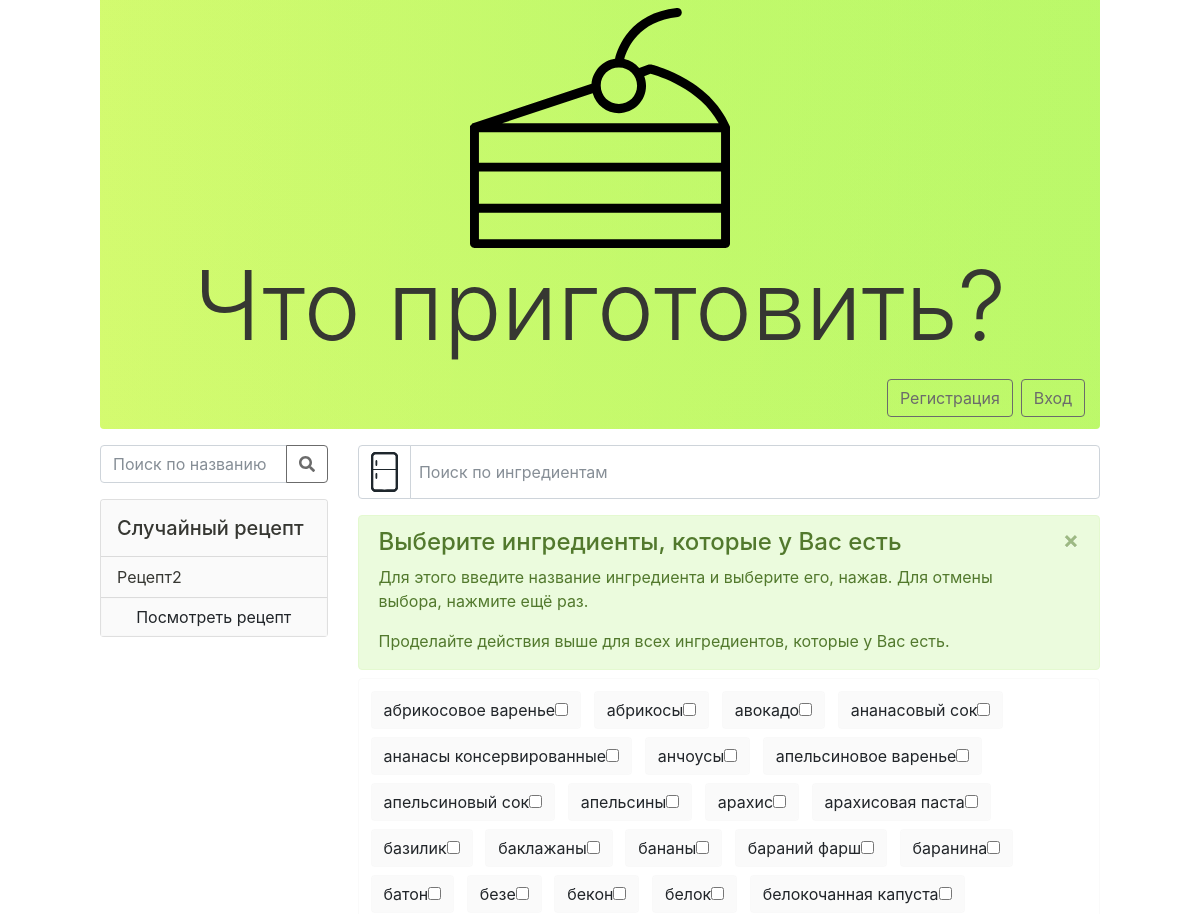
The app's page / (upper part), older data.
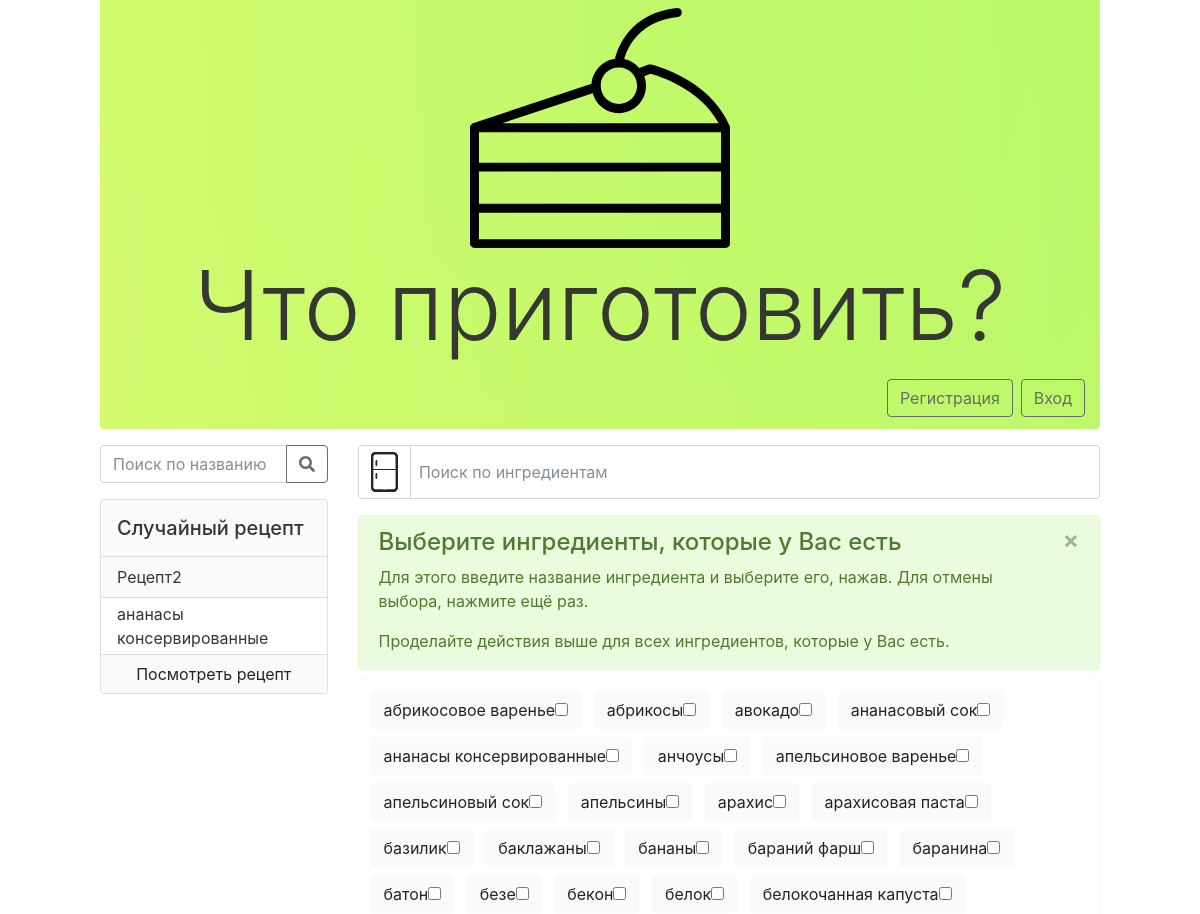
The same page, newer data.
### ladybugs/models.py (models this page shows, shortened)
class Recipes(models.Model):
    ingredients = models.ManyToManyField('Ingredients', max_length=150, through='RecipesInside', through_fields=('recipe','ingredient'))
    title = models.CharField(max_length=150)
    value = models.CharField(max_length=150)
    complexity = models.IntegerField(choices=(
        (1,'Легко'),
        (2,'Средне'),
        (3,'Сложно'),
    ),default=2)
    speed = models.IntegerField(choices=(
        (1,'Очень медленно'),
        (2,'Медленно'),
        (3,'Быстро'),
        (4,'Очень быстро'),
    ),default=3)
    meal_time = models.IntegerField(choices=(
        (0,'Перекус'),
        (1,'Завтрак'),
        (2,'Обед'),
        (3,'Ужин'),
    ),default=0)
    user = models.ForeignKey('auth.User', on_delete=models.CASCADE, max_length=50,
                             default=User.objects.get(username='admin').id)

class Ingredients(models.Model):
    id = models.IntegerField(primary_key=True)
    name = models.CharField(max_length=150)

class RecipesInside(models.Model):
    recipe = models.ForeignKey(Recipes,on_delete=models.CASCADE)
    ingredient = models.ForeignKey(Ingredients,on_delete=models.CASCADE)
    amount = models.CharField(max_length=64)

### ladybugs/views.py (the view)
# urls.py: path('', views.main_page),
def main_page(request):
    random_recipes = Recipes.objects.order_by('?')
    random_recipes = random_recipes[:1]
    if request.method == 'POST':
        which_act = request.GET["act"]
        if which_act == "1":
            post = dict(request.POST)
            try:
                ing_ids = [int(i) for i in post['ingredients']]
            except KeyError:
                return redirect('/')
            recipes = Recipes.objects.exclude(ingredients__id__in=Ingredients.objects.exclude(id__in=ing_ids).values_list('id',flat=True))
            try:
                comp = [int(i) for i in post['comp']]
                recipes = recipes.filter(complexity__in=comp)
            except:
                pass
            try:
                meal = [int(i) for i in post['meal']]
                recipes = recipes.filter(meal_time__in=meal)
            except:
                pass
            try:
                speed = [int(i) for i in post['speed']]
                recipes = recipes.filter(speed__in=speed)
            except:
                pass
            return render(request, 'main.html',
                          {"name": get_user(request).get_username(), 'ingredients': Ingredients.objects.all(),
                           'recipes': recipes, 'random_recipes': random_recipes})
        elif which_act == "2":
            search = request.POST['recipe_title_search']
            recipes = Recipes.objects.filter(title__icontains=search) or Recipes.objects.filter(title__icontains=search.capitalize())
            return render(request, 'main.html',
                          {"name": get_user(request).get_username(), 'ingredients': Ingredients.objects.all(),
                           'recipes': recipes, 'random_recipes': random_recipes})
        else:
            return render(request, 'main.html',
                          {"name": get_user(request).get_username(), 'ingredients': Ingredients.objects.all(),
                           'random_recipes': random_recipes})
    else:
        return render(request, 'main.html',
                          {"name": get_user(request).get_username(), 'ingredients': Ingredients.objects.all(),
                           'random_recipes': random_recipes})

### templates/main.html (shortened to what this page needs)
<!DOCTYPE html>
<html>
<head>
    <link rel="stylesheet" href="/static/css/styles.css">
    <link rel="stylesheet" href="/static/css/home-styles.css">
</head>
<body>
    <div class="header-navbar__cover pb-2 rounded-bottom">
        <header class="text-center pt-2 mb-3">
            <img class="logo-image" src="/static/assets/cake_simple.svg" alt="sohungry">
            <h1 class="display-1 p-0 d-none d-md-block">Что приготовить?</h1>
        </header>
        <div class="container-fluid mb-1">
            <nav class="navbar navbar-expand-lg p-0">
                <div class="collapse navbar-collapse" id="navbar-content">
                    <div class="navbar-nav ml-auto">
                        {% if name %}
                        <a class="btn btn-outline-dark ml-0 ml-lg-2 mt-1 mt-lg-0" href="/userpage" role="button">Личный кабинет</a>
                        <a class="btn btn-outline-dark ml-0 ml-lg-2 mt-1 mt-lg-0" href="/logout" role="button">Выход</a>
                        {% else %}
                        <a class="btn btn-outline-dark ml-0 ml-lg-2 mt-1 mt-lg-0" href="/register" role="button">Регистрация</a>
                        <a class="btn btn-outline-dark ml-0 ml-lg-2 mt-1 mt-lg-0" href="/login" role="button">Вход</a>
                        {% endif %}
                    </div>
                </div>
            </nav>
        </div>
    </div>
    <div class="container-fluid mt-3 ml-2 ml-md-0 mr-2 mr-md-0 p-0">
        <div class="row">
            <div class="col-12 col-md-3 mt-4 mt-md-0 order-2 order-md-1">
                <div class="row">
                    <div class="col-12 col-md mb-3">
                        <form method="post" action="?act=2">
                            <div class="input-group">
                                <input name="recipe_title_search" type="search" class="form-control rounded-left" placeholder="Поиск по названию">
                                <div class="input-group-append">
                                    <button class="btn btn-outline-dark" type="submit"><i class="fas fa-search"></i></button>
                                </div>
                            </div>
                        </form>
                    </div>
                    <div class="col col-md-12 d-none d-md-block">
                        <div class="d-flex flex-row flex-md-column align-items-stretch">
                            {% for recipe in random_recipes %}
                            <div class="card mb-2 mr-2 mr-md-0">
                                <div class="card-header bg-light p-3">
                                    <h5 class="card-title mb-0">Случайный рецепт</h5>
                                </div>
                                <div class="card-header bg-light p-2 pl-3">
                                    <p class="card-title mb-0">{{ recipe.title }}</p>
                                </div>
                                <ul class="list-group list-group-flush">
                                    {% for ingredient in recipe.recipesinside_set.all %}
                                    <li class="list-group-item p-1 pl-3">{{ ingredient.ingredient.name }}</li>
                                    {% endfor %}
                                </ul>
                                <a href="/recipe/?id={{recipe.id}}" class="btn btn-light rounded-0 rounded-bottom">Поcмотреть рецепт</a>
                            </div>
                            {% endfor %}
                        </div>
                    </div>
                </div>
            </div>
            <div class="col-md-9 order-1 order-md-2">
                <div class="input-group mb-3">
                    <div class="input-group-prepend">
                        <div class="input-group-text bg-white" id="btnSearchIng"><img class="icon" src="/static/assets/fridge.svg"></img></div>
                    </div>
                    <input class="mr-auto form-control p-2" type="text" id="ingredient_search" placeholder="Поиск по ингредиентам" aria-label="Поиск по ингредиентам" aria-describedby="btnSearchIng">
                </div>
                <div class="alert alert-primary alert-dismissible fade show mt-2 mb-0 pb-0" role="alert">
                    <h4>Выберите ингредиенты, которые у Вас есть</h4>
                    <p>Для этого введите название ингредиента и выберите его, нажав. Для отмены выбора, нажмите ещё раз.</p>
                    <p>Проделайте действия выше для всех ингредиентов, которые у Вас есть.</p>
                    <button type="button" class="close" data-dismiss="alert" aria-label="Close">
                        <span aria-hidden="true">&times;</span>
                    </button>
                </div>
                <div class="d-flex flex-column justify-content-center">
                    <form action="?act=1" method="post">
                        <div class="ingredient_buttons btn-group-toggle mt-2" data-toggle="buttons">
                            <div class="border border-light rounded p-2">
                            {% for ingredient in ingredients %}
                            <label for="{{ ingredient.id }}" class="btn btn-light m-1">
                                {{ ingredient.name }}<input type="checkbox" name="ingredients" value="{{ ingredient.id }}">
                            </label>
                            {% endfor %}
                            </div>
                        </div>
                </form>
            </div>
        </div>
    </div>
</body>
</html>

### static/css/home-styles.css (style rules this page uses)
body { margin: 0 auto; max-width: 1000px; background: none; color: #363732; }
.logo-image { height: 20vmin; }
.icon { height: 2.5em; }
.header-navbar__cover,.footer__cover { background-color: #ffff7a; background-attachment: fixed; background-size: cover; background-position: center; }

Row changes from the older to the newer data that the page shows:
added RecipesInside: ingredient.name "ананасы консервированные"
